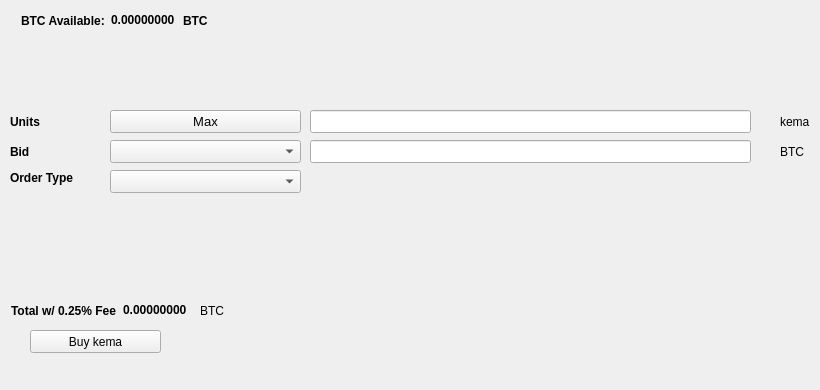
   <widget class="QWidget" name="BuyTab">
    <attribute name="title">
     <string>Buy</string>
    </attribute>
    <widget class="QPushButton" name="Buykema">
     <property name="geometry">
      <rect>
       <x>30</x>
       <y>330</y>
       <width>131</width>
       <height>23</height>
      </rect>
     </property>
     <property name="text">
      <string>Buy kema</string>
     </property>
     <property name="icon">
      <iconset resource="../kema.qrc">
       <normaloff>:/icons/bitcoin</normaloff>:/icons/bitcoin</iconset>
     </property>
    </widget>
    <widget class="QLabel" name="label_3">
     <property name="geometry">
      <rect>
       <x>10</x>
       <y>110</y>
       <width>46</width>
       <height>23</height>
      </rect>
     </property>
     <property name="font">
      <font>
       <weight>75</weight>
       <bold>true</bold>
      </font>
     </property>
     <property name="text">
      <string>Units</string>
     </property>
    </widget>
    <widget class="QLineEdit" name="UnitsInput">
     <property name="geometry">
      <rect>
       <x>310</x>
       <y>110</y>
       <width>441</width>
       <height>23</height>
      </rect>
     </property>
     <property name="font">
      <font>
       <pointsize>9</pointsize>
       <weight>75</weight>
       <bold>true</bold>
      </font>
     </property>
    </widget>
    <widget class="QLineEdit" name="BuyBidPriceEdit">
     <property name="geometry">
      <rect>
       <x>310</x>
       <y>140</y>
       <width>441</width>
       <height>23</height>
      </rect>
     </property>
     <property name="font">
      <font>
       <pointsize>9</pointsize>
       <weight>75</weight>
       <bold>true</bold>
      </font>
     </property>
    </widget>
    <widget class="QLabel" name="label_4">
     <property name="geometry">
      <rect>
       <x>780</x>
       <y>110</y>
       <width>31</width>
       <height>23</height>
      </rect>
     </property>
     <property name="text">
      <string>kema</string>
     </property>
    </widget>
    <widget class="QLabel" name="label_5">
     <property name="geometry">
      <rect>
       <x>780</x>
       <y>140</y>
       <width>31</width>
       <height>23</height>
      </rect>
     </property>
     <property name="text">
      <string>BTC</string>
     </property>
    </widget>
    <widget class="QLabel" name="label_6">
     <property name="geometry">
      <rect>
       <x>10</x>
       <y>140</y>
       <width>46</width>
       <height>23</height>
      </rect>
     </property>
     <property name="font">
      <font>
       <weight>75</weight>
       <bold>true</bold>
      </font>
     </property>
     <property name="text">
      <string>Bid</string>
     </property>
    </widget>
    <widget class="QLabel" name="label_7">
     <property name="geometry">
      <rect>
       <x>10</x>
       <y>170</y>
       <width>91</width>
       <height>16</height>
      </rect>
     </property>
     <property name="font">
      <font>
       <weight>75</weight>
       <bold>true</bold>
      </font>
     </property>
     <property name="text">
      <string>Order Type</string>
     </property>
    </widget>
    <widget class="QPushButton" name="Buy_Max_Amount">
     <property name="geometry">
      <rect>
       <x>110</x>
       <y>110</y>
       <width>191</width>
       <height>23</height>
      </rect>
     </property>
     <property name="font">
      <font>
       <pointsize>10</pointsize>
      </font>
     </property>
     <property name="text">
      <string>Max</string>
     </property>
    </widget>
    <widget class="QComboBox" name="BuyBidcomboBox">
     <property name="geometry">
      <rect>
       <x>110</x>
       <y>140</y>
       <width>191</width>
       <height>23</height>
      </rect>
     </property>
     <property name="font">
      <font>
       <pointsize>10</pointsize>
      </font>
     </property>
    </widget>
    <widget class="QComboBox" name="buyOrdertypeCombo">
     <property name="geometry">
      <rect>
       <x>110</x>
       <y>170</y>
       <width>191</width>
       <height>23</height>
      </rect>
     </property>
     <property name="font">
      <font>
       <pointsize>10</pointsize>
      </font>
     </property>
    </widget>
    <widget class="QWidget" name="layoutWidget1">
     <property name="geometry">
      <rect>
       <x>21</x>
       <y>11</y>
       <width>227</width>
       <height>19</height>
      </rect>
     </property>
     <layout class="QHBoxLayout" name="horizontalLayout_3">
      <item>
       <widget class="QLabel" name="label232">
        <property name="font">
         <font>
          <weight>75</weight>
          <bold>true</bold>
         </font>
        </property>
        <property name="text">
         <string>BTC Available:</string>
        </property>
       </widget>
      </item>
      <item>
       <widget class="QLabel" name="BtcAvailableLbl">
        <property name="palette">
         <palette>
          <active>
           <colorrole role="WindowText">
            <brush brushstyle="SolidPattern">
             <color alpha="255">
              <red>0</red>
              <green>0</green>
              <blue>0</blue>
             </color>
            </brush>
           </colorrole>
           <colorrole role="Button">
            <brush brushstyle="SolidPattern">
             <color alpha="255">
              <red>0</red>
              <green>170</green>
              <blue>0</blue>
             </color>
            </brush>
           </colorrole>
           <colorrole role="Light">
            <brush brushstyle="SolidPattern">
             <color alpha="255">
              <red>0</red>
              <green>255</green>
              <blue>0</blue>
             </color>
            </brush>
           </colorrole>
           <colorrole role="Midlight">
            <brush brushstyle="SolidPattern">
             <color alpha="255">
              <red>0</red>
              <green>212</green>
              <blue>0</blue>
             </color>
            </brush>
           </colorrole>
           <colorrole role="Dark">
            <brush brushstyle="SolidPattern">
             <color alpha="255">
              <red>0</red>
              <green>85</green>
              <blue>0</blue>
             </color>
            </brush>
           </colorrole>
           <colorrole role="Mid">
            <brush brushstyle="SolidPattern">
             <color alpha="255">
              <red>0</red>
              <green>113</green>
              <blue>0</blue>
             </color>
            </brush>
           </colorrole>
           <colorrole role="Text">
            <brush brushstyle="SolidPattern">
             <color alpha="255">
              <red>0</red>
              <green>170</green>
              <blue>0</blue>
             </color>
            </brush>
           </colorrole>
           <colorrole role="BrightText">
            <brush brushstyle="SolidPattern">
             <color alpha="255">
              <red>255</red>
              <green>255</green>
              <blue>255</blue>
             </color>
            </brush>
           </colorrole>
           <colorrole role="ButtonText">
            <brush brushstyle="SolidPattern">
             <color alpha="255">
              <red>0</red>
              <green>0</green>
              <blue>0</blue>
             </color>
            </brush>
           </colorrole>
           <colorrole role="Base">
            <brush brushstyle="SolidPattern">
             <color alpha="255">
              <red>255</red>
              <green>255</green>
              <blue>255</blue>
             </color>
            </brush>
           </colorrole>
           <colorrole role="Window">
            <brush brushstyle="SolidPattern">
             <color alpha="255">
              <red>0</red>
              <green>170</green>
              <blue>0</blue>
             </color>
            </brush>
           </colorrole>
           <colorrole role="Shadow">
            <brush brushstyle="SolidPattern">
             <color alpha="255">
              <red>0</red>
              <green>0</green>
              <blue>0</blue>
             </color>
            </brush>
           </colorrole>
           <colorrole role="AlternateBase">
            <brush brushstyle="SolidPattern">
             <color alpha="255">
              <red>127</red>
              <green>212</green>
              <blue>127</blue>
             </color>
            </brush>
           </colorrole>
           <colorrole role="ToolTipBase">
            <brush brushstyle="SolidPattern">
             <color alpha="255">
              <red>255</red>
              <green>255</green>
              <blue>220</blue>
             </color>
            </brush>
           </colorrole>
           <colorrole role="ToolTipText">
            <brush brushstyle="SolidPattern">
             <color alpha="255">
              <red>0</red>
              <green>0</green>
              <blue>0</blue>
             </color>
            </brush>
           </colorrole>
          </active>
          <inactive>
           <colorrole role="WindowText">
            <brush brushstyle="SolidPattern">
             <color alpha="255">
              <red>0</red>
              <green>0</green>
              <blue>0</blue>
             </color>
            </brush>
           </colorrole>
           <colorrole role="Button">
            <brush brushstyle="SolidPattern">
             <color alpha="255">
              <red>0</red>
              <green>170</green>
              <blue>0</blue>
             </color>
            </brush>
           </colorrole>
           <colorrole role="Light">
            <brush brushstyle="SolidPattern">
             <color alpha="255">
              <red>0</red>
              <green>255</green>
              <blue>0</blue>
             </color>
            </brush>
           </colorrole>
           <colorrole role="Midlight">
            <brush brushstyle="SolidPattern">
             <color alpha="255">
              <red>0</red>
              <green>212</green>
              <blue>0</blue>
             </color>
            </brush>
           </colorrole>
           <colorrole role="Dark">
            <brush brushstyle="SolidPattern">
             <color alpha="255">
              <red>0</red>
              <green>85</green>
              <blue>0</blue>
             </color>
            </brush>
           </colorrole>
           <colorrole role="Mid">
            <brush brushstyle="SolidPattern">
             <color alpha="255">
              <red>0</red>
              <green>113</green>
              <blue>0</blue>
             </color>
            </brush>
           </colorrole>
           <colorrole role="Text">
            <brush brushstyle="SolidPattern">
             <color alpha="255">
              <red>0</red>
              <green>170</green>
              <blue>0</blue>
             </color>
            </brush>
           </colorrole>
           <colorrole role="BrightText">
            <brush brushstyle="SolidPattern">
             <color alpha="255">
              <red>255</red>
              <green>255</green>
              <blue>255</blue>
             </color>
            </brush>
           </colorrole>
           <colorrole role="ButtonText">
            <brush brushstyle="SolidPattern">
             <color alpha="255">
              <red>0</red>
              <green>0</green>
              <blue>0</blue>
             </color>
            </brush>
           </colorrole>
           <colorrole role="Base">
            <brush brushstyle="SolidPattern">
             <color alpha="255">
              <red>255</red>
              <green>255</green>
              <blue>255</blue>
             </color>
            </brush>
           </colorrole>
           <colorrole role="Window">
            <brush brushstyle="SolidPattern">
             <color alpha="255">
              <red>0</red>
              <green>170</green>
              <blue>0</blue>
             </color>
            </brush>
           </colorrole>
           <colorrole role="Shadow">
            <brush brushstyle="SolidPattern">
             <color alpha="255">
              <red>0</red>
              <green>0</green>
              <blue>0</blue>
             </color>
            </brush>
           </colorrole>
           <colorrole role="AlternateBase">
            <brush brushstyle="SolidPattern">
             <color alpha="255">
              <red>127</red>
              <green>212</green>
              <blue>127</blue>
             </color>
            </brush>
           </colorrole>
           <colorrole role="ToolTipBase">
            <brush brushstyle="SolidPattern">
             <color alpha="255">
              <red>255</red>
              <green>255</green>
              <blue>220</blue>
             </color>
            </brush>
           </colorrole>
           <colorrole role="ToolTipText">
            <brush brushstyle="SolidPattern">
             <color alpha="255">
              <red>0</red>
              <green>0</green>
              <blue>0</blue>
             </color>
            </brush>
           </colorrole>
          </inactive>
          <disabled>
           <colorrole role="WindowText">
            <brush brushstyle="SolidPattern">
             <color alpha="255">
              <red>0</red>
              <green>85</green>
              <blue>0</blue>
             </color>
            </brush>
           </colorrole>
           <colorrole role="Button">
            <brush brushstyle="SolidPattern">
             <color alpha="255">
              <red>0</red>
              <green>170</green>
              <blue>0</blue>
             </color>
            </brush>
           </colorrole>
           <colorrole role="Light">
            <brush brushstyle="SolidPattern">
             <color alpha="255">
              <red>0</red>
              <green>255</green>
              <blue>0</blue>
             </color>
            </brush>
           </colorrole>
           <colorrole role="Midlight">
            <brush brushstyle="SolidPattern">
             <color alpha="255">
              <red>0</red>
              <green>212</green>
              <blue>0</blue>
             </color>
            </brush>
           </colorrole>
           <colorrole role="Dark">
            <brush brushstyle="SolidPattern">
             <color alpha="255">
              <red>0</red>
              <green>85</green>
              <blue>0</blue>
             </color>
            </brush>
           </colorrole>
           <colorrole role="Mid">
            <brush brushstyle="SolidPattern">
             <color alpha="255">
              <red>0</red>
              <green>113</green>
              <blue>0</blue>
             </color>
            </brush>
           </colorrole>
           <colorrole role="Text">
            <brush brushstyle="SolidPattern">
             <color alpha="255">
              <red>0</red>
              <green>85</green>
              <blue>0</blue>
             </color>
            </brush>
           </colorrole>
           <colorrole role="BrightText">
            <brush brushstyle="SolidPattern">
             <color alpha="255">
              <red>255</red>
              <green>255</green>
              <blue>255</blue>
             </color>
            </brush>
           </colorrole>
           <colorrole role="ButtonText">
            <brush brushstyle="SolidPattern">
             <color alpha="255">
              <red>0</red>
              <green>85</green>
              <blue>0</blue>
             </color>
            </brush>
           </colorrole>
           <colorrole role="Base">
            <brush brushstyle="SolidPattern">
             <color alpha="255">
              <red>0</red>
              <green>170</green>
              <blue>0</blue>
             </color>
            </brush>
           </colorrole>
           <colorrole role="Window">
            <brush brushstyle="SolidPattern">
             <color alpha="255">
              <red>0</red>
              <green>170</green>
              <blue>0</blue>
             </color>
            </brush>
           </colorrole>
           <colorrole role="Shadow">
            <brush brushstyle="SolidPattern">
             <color alpha="255">
              <red>0</red>
              <green>0</green>
              <blue>0</blue>
             </color>
            </brush>
           </colorrole>
           <colorrole role="AlternateBase">
            <brush brushstyle="SolidPattern">
             <color alpha="255">
              <red>0</red>
              <green>170</green>
              <blue>0</blue>
             </color>
            </brush>
           </colorrole>
           <colorrole role="ToolTipBase">
            <brush brushstyle="SolidPattern">
             <color alpha="255">
              <red>255</red>
              <green>255</green>
              <blue>220</blue>
             </color>
            </brush>
           </colorrole>
           <colorrole role="ToolTipText">
            <brush brushstyle="SolidPattern">
             <color alpha="255">
              <red>0</red>
              <green>0</green>
              <blue>0</blue>
             </color>
            </brush>
           </colorrole>
          </disabled>
         </palette>
        </property>
        <property name="font">
         <font>
          <weight>75</weight>
          <bold>true</bold>
         </font>
        </property>
        <property name="text">
         <string>0.00000000</string>
        </property>
        <property name="textInteractionFlags">
         <set>Qt::LinksAccessibleByMouse|Qt::TextSelectableByKeyboard|Qt::TextSelectableByMouse</set>
        </property>
       </widget>
      </item>
      <item>
       <widget class="QLabel" name="BtcAvailableLbl_2">
        <property name="font">
         <font>
          <weight>75</weight>
          <bold>true</bold>
         </font>
        </property>
        <property name="text">
         <string>BTC</string>
        </property>
       </widget>
      </item>
     </layout>
    </widget>
    <widget class="QWidget" name="layoutWidge2">
     <property name="geometry">
      <rect>
       <x>11</x>
       <y>301</y>
       <width>259</width>
       <height>19</height>
      </rect>
     </property>
     <layout class="QHBoxLayout" name="horizontalLayout_4">
      <item>
       <widget class="QLabel" name="label_9">
        <property name="font">
         <font>
          <weight>75</weight>
          <bold>true</bold>
         </font>
        </property>
        <property name="text">
         <string>Total w/ 0.25% Fee</string>
        </property>
       </widget>
      </item>
      <item>
       <widget class="QLabel" name="BuyCostLabel">
        <property name="palette">
         <palette>
          <active>
           <colorrole role="WindowText">
            <brush brushstyle="SolidPattern">
             <color alpha="255">
              <red>0</red>
              <green>0</green>
              <blue>0</blue>
             </color>
            </brush>
           </colorrole>
           <colorrole role="Button">
            <brush brushstyle="SolidPattern">
             <color alpha="255">
              <red>0</red>
              <green>170</green>
              <blue>0</blue>
             </color>
            </brush>
           </colorrole>
           <colorrole role="Light">
            <brush brushstyle="SolidPattern">
             <color alpha="255">
              <red>0</red>
              <green>255</green>
              <blue>0</blue>
             </color>
            </brush>
           </colorrole>
           <colorrole role="Midlight">
            <brush brushstyle="SolidPattern">
             <color alpha="255">
              <red>0</red>
              <green>212</green>
              <blue>0</blue>
             </color>
            </brush>
           </colorrole>
           <colorrole role="Dark">
            <brush brushstyle="SolidPattern">
             <color alpha="255">
              <red>0</red>
              <green>85</green>
              <blue>0</blue>
             </color>
            </brush>
           </colorrole>
           <colorrole role="Mid">
            <brush brushstyle="SolidPattern">
             <color alpha="255">
              <red>0</red>
              <green>113</green>
              <blue>0</blue>
             </color>
            </brush>
           </colorrole>
           <colorrole role="Text">
            <brush brushstyle="SolidPattern">
             <color alpha="255">
              <red>0</red>
              <green>170</green>
              <blue>0</blue>
             </color>
            </brush>
           </colorrole>
           <colorrole role="BrightText">
            <brush brushstyle="SolidPattern">
             <color alpha="255">
              <red>255</red>
              <green>255</green>
              <blue>255</blue>
             </color>
            </brush>
           </colorrole>
           <colorrole role="ButtonText">
            <brush brushstyle="SolidPattern">
             <color alpha="255">
              <red>0</red>
              <green>0</green>
              <blue>0</blue>
             </color>
            </brush>
           </colorrole>
           <colorrole role="Base">
            <brush brushstyle="SolidPattern">
             <color alpha="255">
              <red>255</red>
              <green>255</green>
              <blue>255</blue>
             </color>
            </brush>
           </colorrole>
           <colorrole role="Window">
            <brush brushstyle="SolidPattern">
             <color alpha="255">
              <red>0</red>
              <green>170</green>
              <blue>0</blue>
             </color>
            </brush>
           </colorrole>
           <colorrole role="Shadow">
            <brush brushstyle="SolidPattern">
             <color alpha="255">
              <red>0</red>
              <green>0</green>
              <blue>0</blue>
             </color>
            </brush>
           </colorrole>
           <colorrole role="AlternateBase">
            <brush brushstyle="SolidPattern">
             <color alpha="255">
              <red>127</red>
              <green>212</green>
              <blue>127</blue>
             </color>
            </brush>
           </colorrole>
           <colorrole role="ToolTipBase">
            <brush brushstyle="SolidPattern">
             <color alpha="255">
              <red>255</red>
              <green>255</green>
              <blue>220</blue>
             </color>
            </brush>
           </colorrole>
           <colorrole role="ToolTipText">
            <brush brushstyle="SolidPattern">
             <color alpha="255">
              <red>0</red>
              <green>0</green>
              <blue>0</blue>
             </color>
            </brush>
           </colorrole>
          </active>
          <inactive>
           <colorrole role="WindowText">
            <brush brushstyle="SolidPattern">
             <color alpha="255">
              <red>0</red>
              <green>0</green>
              <blue>0</blue>
             </color>
            </brush>
           </colorrole>
           <colorrole role="Button">
            <brush brushstyle="SolidPattern">
             <color alpha="255">
              <red>0</red>
              <green>170</green>
              <blue>0</blue>
             </color>
            </brush>
           </colorrole>
           <colorrole role="Light">
            <brush brushstyle="SolidPattern">
             <color alpha="255">
              <red>0</red>
              <green>255</green>
              <blue>0</blue>
             </color>
            </brush>
           </colorrole>
           <colorrole role="Midlight">
            <brush brushstyle="SolidPattern">
             <color alpha="255">
              <red>0</red>
              <green>212</green>
              <blue>0</blue>
             </color>
            </brush>
           </colorrole>
           <colorrole role="Dark">
            <brush brushstyle="SolidPattern">
             <color alpha="255">
              <red>0</red>
              <green>85</green>
              <blue>0</blue>
             </color>
            </brush>
           </colorrole>
           <colorrole role="Mid">
            <brush brushstyle="SolidPattern">
             <color alpha="255">
              <red>0</red>
              <green>113</green>
              <blue>0</blue>
             </color>
            </brush>
           </colorrole>
           <colorrole role="Text">
            <brush brushstyle="SolidPattern">
             <color alpha="255">
              <red>0</red>
              <green>170</green>
              <blue>0</blue>
             </color>
            </brush>
           </colorrole>
           <colorrole role="BrightText">
            <brush brushstyle="SolidPattern">
             <color alpha="255">
              <red>255</red>
              <green>255</green>
              <blue>255</blue>
             </color>
            </brush>
           </colorrole>
           <colorrole role="ButtonText">
            <brush brushstyle="SolidPattern">
             <color alpha="255">
              <red>0</red>
              <green>0</green>
              <blue>0</blue>
             </color>
            </brush>
           </colorrole>
           <colorrole role="Base">
            <brush brushstyle="SolidPattern">
             <color alpha="255">
              <red>255</red>
              <green>255</green>
              <blue>255</blue>
             </color>
            </brush>
           </colorrole>
           <colorrole role="Window">
            <brush brushstyle="SolidPattern">
             <color alpha="255">
              <red>0</red>
              <green>170</green>
              <blue>0</blue>
             </color>
            </brush>
           </colorrole>
           <colorrole role="Shadow">
            <brush brushstyle="SolidPattern">
             <color alpha="255">
              <red>0</red>
              <green>0</green>
              <blue>0</blue>
             </color>
            </brush>
           </colorrole>
           <colorrole role="AlternateBase">
            <brush brushstyle="SolidPattern">
             <color alpha="255">
              <red>127</red>
              <green>212</green>
              <blue>127</blue>
             </color>
            </brush>
           </colorrole>
           <colorrole role="ToolTipBase">
            <brush brushstyle="SolidPattern">
             <color alpha="255">
              <red>255</red>
              <green>255</green>
              <blue>220</blue>
             </color>
            </brush>
           </colorrole>
           <colorrole role="ToolTipText">
            <brush brushstyle="SolidPattern">
             <color alpha="255">
              <red>0</red>
              <green>0</green>
              <blue>0</blue>
             </color>
            </brush>
           </colorrole>
          </inactive>
          <disabled>
           <colorrole role="WindowText">
            <brush brushstyle="SolidPattern">
             <color alpha="255">
              <red>0</red>
              <green>85</green>
              <blue>0</blue>
             </color>
            </brush>
           </colorrole>
           <colorrole role="Button">
            <brush brushstyle="SolidPattern">
             <color alpha="255">
              <red>0</red>
              <green>170</green>
              <blue>0</blue>
             </color>
            </brush>
           </colorrole>
           <colorrole role="Light">
            <brush brushstyle="SolidPattern">
             <color alpha="255">
              <red>0</red>
              <green>255</green>
              <blue>0</blue>
             </color>
            </brush>
           </colorrole>
           <colorrole role="Midlight">
            <brush brushstyle="SolidPattern">
             <color alpha="255">
              <red>0</red>
              <green>212</green>
              <blue>0</blue>
             </color>
            </brush>
           </colorrole>
           <colorrole role="Dark">
            <brush brushstyle="SolidPattern">
             <color alpha="255">
              <red>0</red>
              <green>85</green>
              <blue>0</blue>
             </color>
            </brush>
           </colorrole>
           <colorrole role="Mid">
            <brush brushstyle="SolidPattern">
             <color alpha="255">
              <red>0</red>
              <green>113</green>
              <blue>0</blue>
             </color>
            </brush>
           </colorrole>
           <colorrole role="Text">
            <brush brushstyle="SolidPattern">
             <color alpha="255">
              <red>0</red>
              <green>85</green>
              <blue>0</blue>
             </color>
            </brush>
           </colorrole>
           <colorrole role="BrightText">
            <brush brushstyle="SolidPattern">
             <color alpha="255">
              <red>255</red>
              <green>255</green>
              <blue>255</blue>
             </color>
            </brush>
           </colorrole>
           <colorrole role="ButtonText">
            <brush brushstyle="SolidPattern">
             <color alpha="255">
              <red>0</red>
              <green>85</green>
              <blue>0</blue>
             </color>
            </brush>
           </colorrole>
           <colorrole role="Base">
            <brush brushstyle="SolidPattern">
             <color alpha="255">
              <red>0</red>
              <green>170</green>
              <blue>0</blue>
             </color>
            </brush>
           </colorrole>
           <colorrole role="Window">
            <brush brushstyle="SolidPattern">
             <color alpha="255">
              <red>0</red>
              <green>170</green>
              <blue>0</blue>
             </color>
            </brush>
           </colorrole>
           <colorrole role="Shadow">
            <brush brushstyle="SolidPattern">
             <color alpha="255">
              <red>0</red>
              <green>0</green>
              <blue>0</blue>
             </color>
            </brush>
           </colorrole>
           <colorrole role="AlternateBase">
            <brush brushstyle="SolidPattern">
             <color alpha="255">
              <red>0</red>
              <green>170</green>
              <blue>0</blue>
             </color>
            </brush>
           </colorrole>
           <colorrole role="ToolTipBase">
            <brush brushstyle="SolidPattern">
             <color alpha="255">
              <red>255</red>
              <green>255</green>
              <blue>220</blue>
             </color>
            </brush>
           </colorrole>
           <colorrole role="ToolTipText">
            <brush brushstyle="SolidPattern">
             <color alpha="255">
              <red>0</red>
              <green>0</green>
              <blue>0</blue>
             </color>
            </brush>
           </colorrole>
          </disabled>
         </palette>
        </property>
        <property name="font">
         <font>
          <weight>75</weight>
          <bold>true</bold>
         </font>
        </property>
        <property name="autoFillBackground">
         <bool>false</bool>
        </property>
        <property name="text">
         <string>0.00000000</string>
        </property>
        <property name="textInteractionFlags">
         <set>Qt::LinksAccessibleByMouse|Qt::TextSelectableByMouse</set>
        </property>
       </widget>
      </item>
      <item>
       <widget class="QLabel" name="label_10">
        <property name="font">
         <font>
          <weight>50</weight>
          <bold>false</bold>
         </font>
        </property>
        <property name="text">
         <string>BTC</string>
        </property>
       </widget>
      </item>
     </layout>
    </widget>
    <widget class="QLabel" name="label_24">
     <property name="geometry">
      <rect>
       <x>460</x>
       <y>300</y>
       <width>281</width>
       <height>81</height>
      </rect>
     </property>
     <property name="text">
      <string/>
     </property>
     <property name="pixmap">
      <pixmap>:/images/bittrex</pixmap>
     </property>
    </widget>
   </widget>
